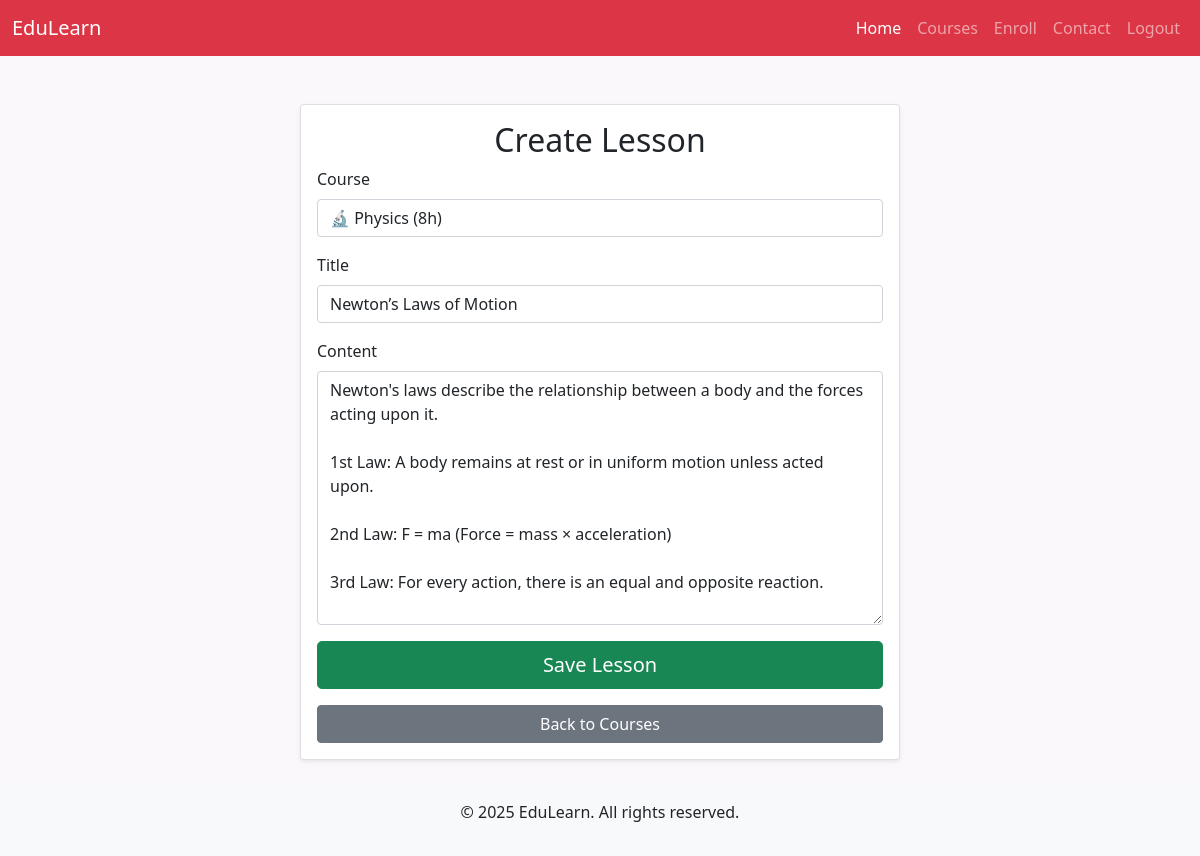
The page /lesson/1/update/ (signed in) on the database its author committed.
### courses/models.py (models this page shows, shortened)
class Lesson(models.Model):
    course = models.ForeignKey(
        Course, on_delete=models.CASCADE, related_name='lessons')
    title = models.CharField(max_length=200)
    content = models.TextField()
    video_url = models.URLField(null=True, blank=True)
    completion_status = models.BooleanField(default=False)

### courses/views.py (the view)
@login_required
def lesson_update(request, lesson_id):
    lesson = get_object_or_404(Lesson, id=lesson_id)
    if request.method == "POST":
        form = LessonForm(request.POST, instance=lesson)
        if form.is_valid():
            form.save()
            messages.success(request, "Lesson updated successfully!")
            return redirect('courses:course_list')
    else:
        form = LessonForm(instance=lesson)
    return render(request, 'courses/lesson_form.html', {'form': form})

### courses/forms.py
class LessonForm(forms.ModelForm):
    class Meta:
        model = Lesson
        fields = ['course', 'title', 'content']
        widgets = {
            'course': forms.Select(attrs={'class': 'form-control'}),
            'title': forms.TextInput(attrs={'class': 'form-control'}),
            'content': forms.Textarea(attrs={'class': 'form-control'}),
        }

### courses/models.py (called while the page is built)
    def __str__(self):
        return f"{self.title} ({self.duration}h)"

### template/courses/lesson_form.html (shortened to what this page needs)
{% extends "courses/base.html" %}
{% block content %}
<div class="container mt-5 d-flex justify-content-center">
    <div class="card shadow-sm" style="max-width: 600px; width: 100%;">
        <div class="card-body">
            <h2 class="card-title text-center">{{ lesson.id|default:"Create" }} Lesson</h2>
            <form method="post">
                {% for field in form %}
                <div class="mb-3">
                    <label for="{{ field.id_for_label }}" class="form-label">{{ field.label }}</label>
                    {{ field }}
                </div>
                {% endfor %}
                <button type="submit" class="btn btn-success w-100 btn-lg">Save Lesson</button>
            </form>
            <a href="{% url 'courses:course_list' %}" class="btn btn-secondary w-100 mt-3">Back to Courses</a>
        </div>
    </div>
</div>
{% endblock %}

### template/courses/base.html (style rules this page uses)
body { background-color: #faf8fa; }

### rows shown on the page
Lesson: form "🔬 Physics (8h)" "Newton’s Laws of Motion" "Newton's laws describe the relationship between a body and the forces acting upon it. 1st Law: A body remains at rest or in uniform motion unless acted upon. 2nd Law: F = ma (Force = mass × acceleration) 3rd Law: For every action, there is an equal and opposite reaction."

### other values the page prints
{{ lesson.id|default:"Create" }} "Create"
{{ field.label }} "Course" "Title" "Content"
